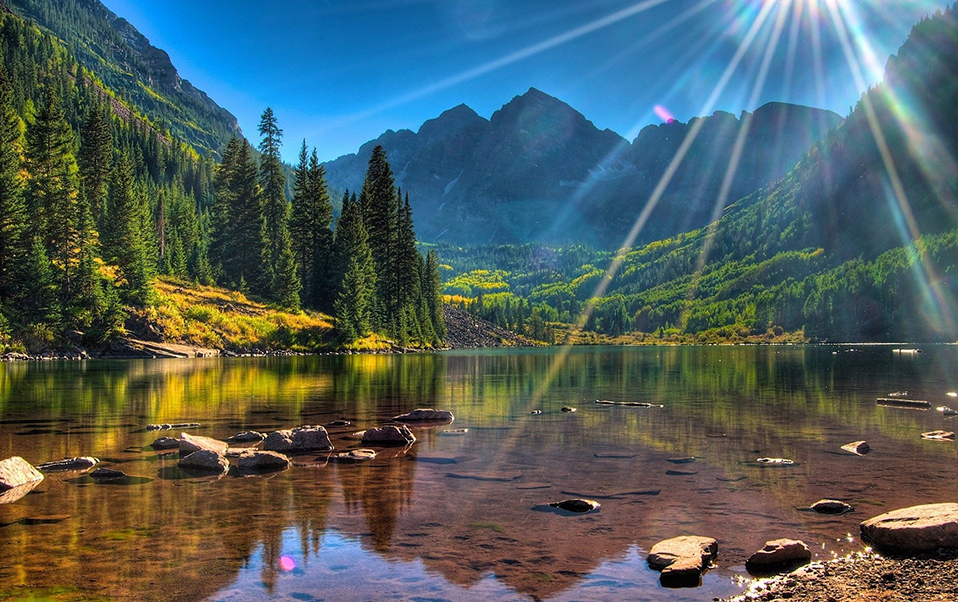
#> input picture 3_7_PyQT_Работа с картинками_Pillow/Practic1/img.png, 958 x 602 px
$ python 3_7_1_Example.py
#> lines starting #> are read from the running program, lines starting #| are printed output that depends on the picture
from PIL import Image
import numpy as np


image = Image.open("img.png")
#> image is the input picture: PIL image 958x602 RGB; mean R, G, B 79.5, 95, 94.4

image_array = np.array(image)

height, width, channels = image_array.shape
#> height = 602; width = 958; channels = 3

for i in range(height):
    for j in range(width):
        r, g, b = image_array[i,j]
        gray = (r + g + b) // 3
        image_array[i,j] = [gray, gray, gray]
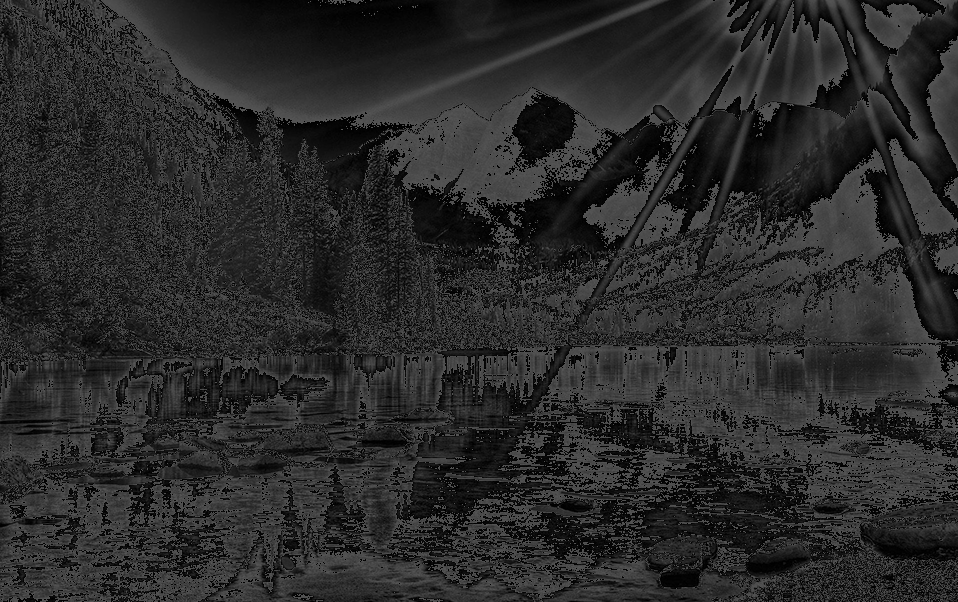
#> image_array: shape (602, 958, 3); min 0, max 85, mean 42.3

gray_image = Image.fromarray(image_array)
gray_image.save("gray_array.png")

$ run again, with 3_7_PyQT_Работа с картинками_Pillow/Practic1/crope.png copied over 3_7_PyQT_Работа с картинками_Pillow/Practic1/img.png
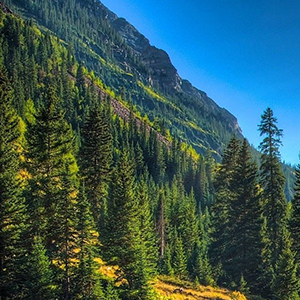
#> input picture 3_7_PyQT_Работа с картинками_Pillow/Practic1/crope.png, 300 x 300 px
#> image is the input picture: PIL image 300x300 RGB; mean R, G, B 55.3, 89.2, 87.9
#> after the loop `for i in range(height):`:
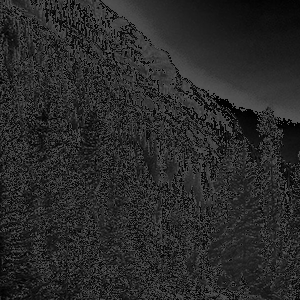
#> image_array: shape (300, 300, 3); min 0, max 85, mean 41.2
